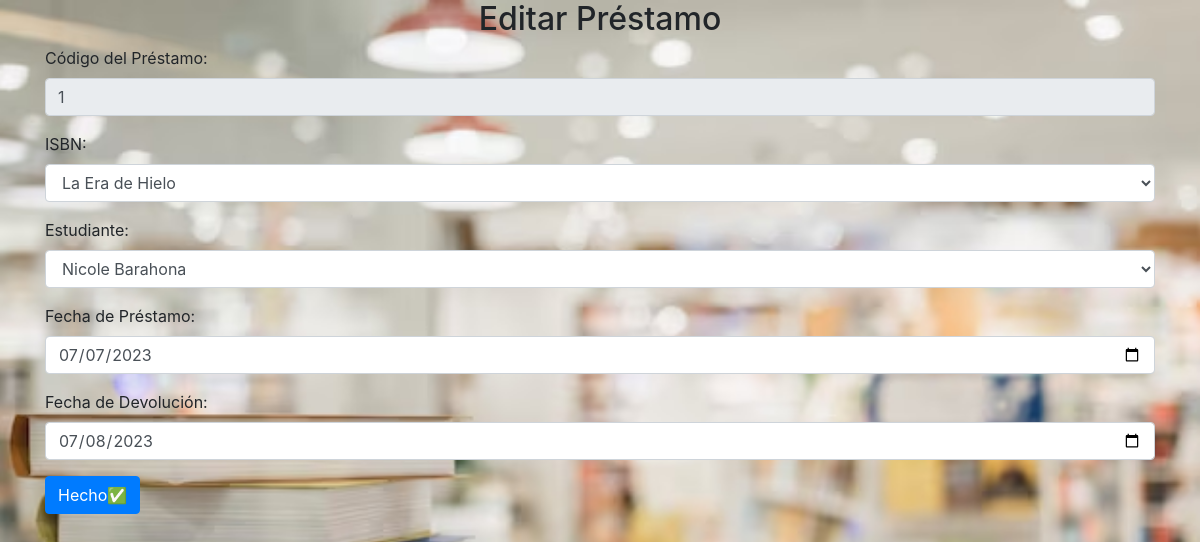
The page /CRUD/editar_prestamo.php?codPrestamo=1 on the database its author committed.
### tables this page shows
CREATE TABLE `prestamo` (
  `CodPrestamo` int(11) NOT NULL,
  `ISBN` varchar(50) DEFAULT NULL,
  `CodAlumno` int(11) DEFAULT NULL,
  `Fechadeprestamo` date DEFAULT NULL,
  `Fechadedevolucion` date DEFAULT NULL
);

### CRUD/editar_prestamo.php (the view, shortened to what this page needs)
<?php
include 'conexion.php';
function obtenerEstudiantes($conn) {
    $sql = "SELECT CodAlumno, Nombre, Apellidos FROM estudiante";
    $result = $conn->query($sql);
    $estudiantes = array();
    if ($result->num_rows > 0) {
        while ($row = $result->fetch_assoc()) {
            $estudiantes[$row["CodAlumno"]] = $row;
        }
    }
    return $estudiantes;
}
function obtenerLibros($conn) {
    $sql = "SELECT ISBN, Titulo FROM libro";
    $result = $conn->query($sql);
    $libros = array();
    if ($result->num_rows > 0) {
        while ($row = $result->fetch_assoc()) {
            $libros[$row["ISBN"]] = $row;
        }
    }
    return $libros;
}
if (isset($_GET["codPrestamo"])) {
    $codPrestamo = $_GET["codPrestamo"];
    $sql = "SELECT p.CodPrestamo, p.ISBN, p.CodAlumno, p.Fechadeprestamo, p.Fechadedevolucion, e.Nombre, e.Apellidos, l.Titulo FROM Prestamo p INNER JOIN estudiante e ON p.CodAlumno = e.CodAlumno INNER JOIN libro l ON p.ISBN = l.ISBN WHERE p.CodPrestamo = $codPrestamo";
    $result = $conexion->query($sql);
    if ($result && $result->num_rows > 0) {
        $prestamo = $result->fetch_assoc();
    } else {
        echo "Error en la consulta: " . $conexion->error;
    }
}
$libros = obtenerLibros($conexion);
$estudiantes = obtenerEstudiantes($conexion);
?>
<!DOCTYPE html>
<html lang="en">
<head>
    <link rel="stylesheet" href="https://stackpath.bootstrapcdn.com/bootstrap/4.5.2/css/bootstrap.min.css">
</head>
<body>
    <div class="container">
        <h2><center>Editar Préstamo</center></h2>
        <form method="post" action="<?php echo $_SERVER["PHP_SELF"]; ?>">
            <div class="form-group">
                <label for="codPrestamo">Código del Préstamo:</label>
                <input type="text" class="form-control" id="codPrestamo" name="codPrestamo" value="<?php echo isset($prestamo['CodPrestamo']) ? $prestamo['CodPrestamo'] : ''; ?>" readonly>
            </div>
            <div class="form-group">
                <label for="isbn">ISBN:</label>
                <select class="form-control" id="isbn" name="isbn" required>
                    <?php
                    foreach ($libros as $isbn => $libro) {
                        $selected = $isbn == $prestamo['ISBN'] ? 'selected' : '';
                        echo "<option value='$isbn' $selected>".$libro["Titulo"]."</option>";
                    }
                    ?>
                </select>
            </div>
            <div class="form-group">
                <label for="codAlumno"> Estudiante:</label>
                <select class="form-control" id="codAlumno" name="codAlumno" required>
                    <?php
                    foreach ($estudiantes as $codAlumno => $estudiante) {
                        $selected = $codAlumno == $prestamo['CodAlumno'] ? 'selected' : '';
                        echo "<option value='$codAlumno' $selected>".$estudiante["Nombre"]." ".$estudiante["Apellidos"]."</option>";
                    }
                    ?>
                </select>
            </div>
            <div class="form-group">
                <label for="fechaPrestamo">Fecha de Préstamo:</label>
                <input type="date" class="form-control" id="fechaPrestamo" name="fechaPrestamo" value="<?php echo isset($prestamo['Fechadeprestamo']) ? $prestamo['Fechadeprestamo'] : ''; ?>" required>
            </div>
            <div class="form-group">
                <label for="fechaDevolucion">Fecha de Devolución:</label>
                <input type="date" class="form-control" id="fechaDevolucion" name="fechaDevolucion" value="<?php echo isset($prestamo['Fechadedevolucion']) ? $prestamo['Fechadedevolucion'] : ''; ?>" required>
            </div>
            <button type="submit" class="btn btn-primary" name="submitEditarPrestamo">Hecho✅</button>
        </form>
    </div>
</body>
</html>

### CRUD/editar_prestamo.php (style rules this page uses)
body { background-image: url("biblioteca.png"); background-position: center; background-repeat: no-repeat; background-size: cover; background-attachment: fixed; }

### rows shown on the page
prestamo: codPrestamo "1", fechaPrestamo "07/07/2023", fechaDevolucion "07/08/2023"

### other values the page prints
form field isbn "La Era de Hielo"
form field codAlumno "Nicole Barahona"
